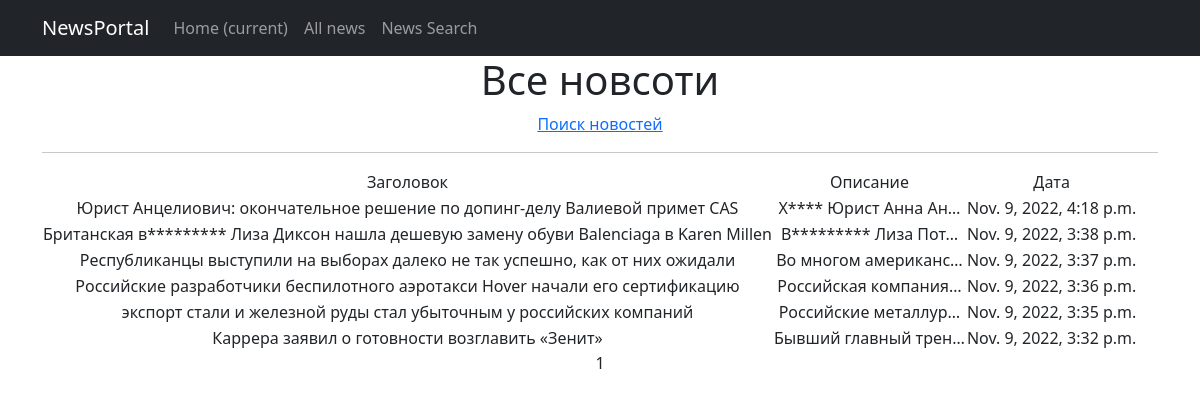
Before: /news/ with the older database file.
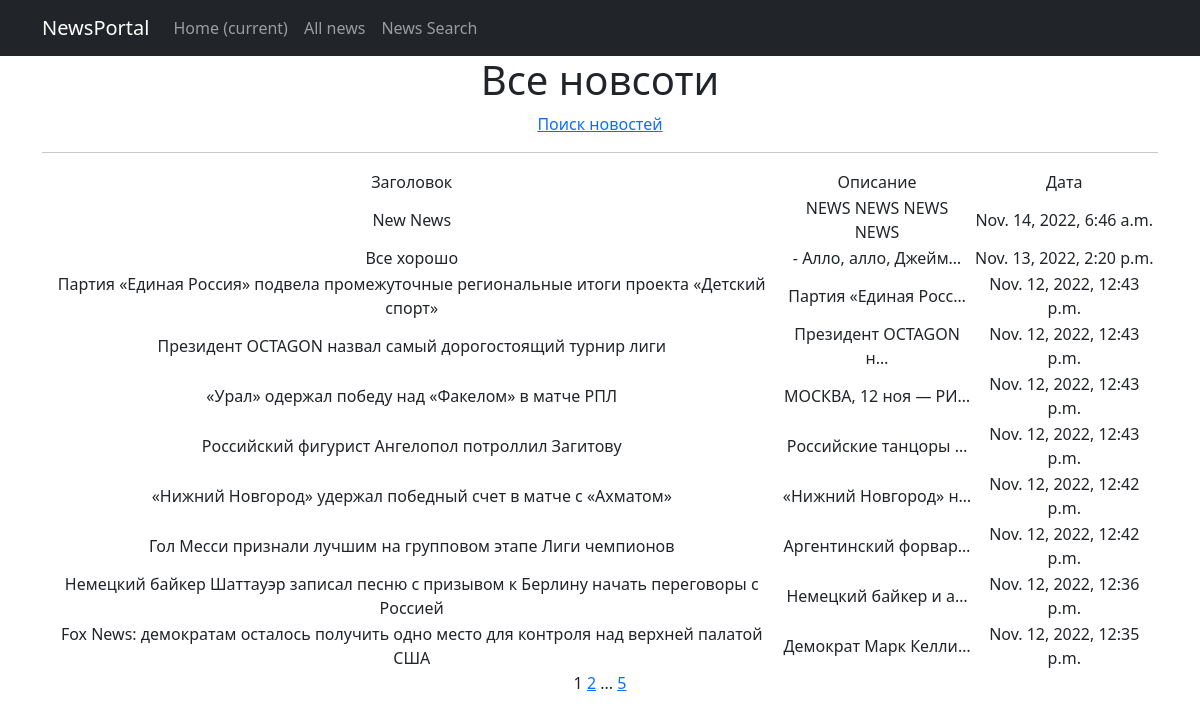
After: the same page with the newer database file.
### news/models.py (models this page shows, shortened)
class Post(models.Model):
    author = models.ForeignKey(Author, on_delete=models.CASCADE)
    NEWS = 'NW'
    ARTICLE = "AR"
    CATEGORY_CHOICES = (
        (NEWS, 'Новост'),
        (ARTICLE, "Статья")
    )
    categoryType = models.CharField(max_length=2, choices=CATEGORY_CHOICES, default=ARTICLE)
    dateCreation = models.DateTimeField(auto_now_add=True)
    postCategory = models.ManyToManyField(Category, through="PostCategory")
    title = models.CharField(max_length=128)
    text = models.TextField()
    rating = models.SmallIntegerField(default=0)
    class Meta:
        verbose_name = 'Пост'
        verbose_name_plural = 'Посты'
        ordering = ['dateCreation']

### news/views.py (the view)
# urls.py: path('', PostsList.as_view(), name='post_list'),
class PostsList(ListView):
    model = Post
    ordering = '-dateCreation'
    template_name = 'news.html'
    context_object_name = 'posts'
    paginate_by = 10
    def get_queryset(self):
        queryset = super().get_queryset()
        self.filterset = PostFilter(self.request.GET, queryset)
        return self.filterset.qs
    def get_context_data(self, **kwargs):
        context = super().get_context_data(**kwargs)
        context['filterset'] = self.filterset
        return context

### news/models.py (called while the page is built)
    def __str__(self):
        return self.name

### news/templatetags/custom_filters.py (called while the page is built)
@register.filter()
def censor(value):
   words = ['хуета', 'суета', 'визажистка']
   for word in value.split():
      if word.lower() in words:
         value = value.replace(word, f'{word[0]}{"*" * (len(word)-1)}')
   return value

### templates/news.html (shortened to what this page needs)
{% extends 'flatpages/default.html' %}
{% load custom_filters %}
{% block content %}
   <h1>Все новсоти</h1>
<a href="http://127.0.0.1:8000/news/search/">Поиск новостей</a>
   <hr>
   {% if posts %}
       <table>
           <tr>
               <td>Заголовок</td>
               <td>Описание</td>
               <td>Дата</td>
           </tr>
           {% for post in posts %}
           <tr>
               <td>{{ post.title| censor }}</td>
               <td>{{ post.text|truncatechars:20 |censor }}</td>
               <td>{{ post.dateCreation }}</td>
               <td>
               </td>
           </tr>
           {% endfor %}
       </table>
   {% else %}
       <h2>Новостей нет!</h2>
   {% endif %}
   {{ page_obj.number }}
   {% if page_obj.has_next %}
       <a href="?page={{ page_obj.next_page_number }}">{{ page_obj.next_page_number }}</a>
       {% if paginator.num_pages != page_obj.next_page_number %}
           ...
           <a href="?page={{ page_obj.paginator.num_pages }}">{{ page_obj.paginator.num_pages }}</a>
       {% endif %}
   {% endif %}
{% endblock content %}

Changed rows visible on the page:
no longer on this page (row unchanged): Post: title|censor "Юрист Анцелиович: окончательное решение по допинг-делу Валиевой примет CAS", text|censor "Х**** Юрист Анна Ан…", dateCreation "Nov. 9, 2022, 4:18 p.m."
no longer on this page (row unchanged): Post: title|censor "Британская в********* Лиза Диксон нашла дешевую замену обуви Balenciaga в Karen Millen", text|censor "В********* Лиза Пот…", dateCreation "Nov. 9, 2022, 3:38 p.m."
no longer on this page (row unchanged): Post: title|censor "Республиканцы выступили на выборах далеко не так успешно, как от них ожидали", text|censor "Во многом американс…", dateCreation "Nov. 9, 2022, 3:37 p.m."
no longer on this page (row edited): Post: title|censor "Российские разработчики беспилотного аэротакси Hover начали его сертификацию", text|censor "Российская компания…", dateCreation "Nov. 9, 2022, 3:36 p.m."
no longer on this page (row unchanged): Post: title|censor "экспорт стали и железной руды стал убыточным у российских компаний", text|censor "Российские металлур…", dateCreation "Nov. 9, 2022, 3:35 p.m."
no longer on this page (row unchanged): Post: title|censor "Каррера заявил о готовности возглавить «Зенит»", text|censor "Бывший главный трен…", dateCreation "Nov. 9, 2022, 3:32 p.m."
added Post: title|censor "New News", text|censor "NEWS NEWS NEWS NEWS", dateCreation "Nov. 14, 2022, 6:46 a.m."
added Post: title|censor "Все хорошо", text|censor "- Алло, алло, Джейм…", dateCreation "Nov. 13, 2022, 2:20 p.m."
added Post: title|censor "Партия «Единая Россия» подвела промежуточные региональные итоги проекта «Детский спорт»", text|censor "Партия «Единая Росс…", dateCreation "Nov. 12, 2022, 12:43 p.m."
added Post: title|censor "Президент OCTAGON назвал самый дорогостоящий турнир лиги", text|censor "Президент OCTAGON н…", dateCreation "Nov. 12, 2022, 12:43 p.m."
added Post: title|censor "«Урал» одержал победу над «Факелом» в матче РПЛ", text|censor "МОСКВА, 12 ноя — РИ…", dateCreation "Nov. 12, 2022, 12:43 p.m."
added Post: title|censor "Российский фигурист Ангелопол потроллил Загитову", text|censor "Российские танцоры …", dateCreation "Nov. 12, 2022, 12:43 p.m."
added Post: title|censor "«Нижний Новгород» удержал победный счет в матче с «Ахматом»", text|censor "«Нижний Новгород» н…", dateCreation "Nov. 12, 2022, 12:42 p.m."
added Post: title|censor "Гол Месси признали лучшим на групповом этапе Лиги чемпионов", text|censor "Аргентинский форвар…", dateCreation "Nov. 12, 2022, 12:42 p.m."
added Post: title|censor "Немецкий байкер Шаттауэр записал песню с призывом к Берлину начать переговоры с Россией", text|censor "Немецкий байкер и а…", dateCreation "Nov. 12, 2022, 12:36 p.m."
added Post: title|censor "Fox News: демократам осталось получить одно место для контроля над верхней палатой США", text|censor "Демократ Марк Келли…", dateCreation "Nov. 12, 2022, 12:35 p.m."
Other visible differences:
{{ page_obj.next_page_number }}: (not shown) → "2"
{{ page_obj.paginator.num_pages }}: (not shown) → "5"
